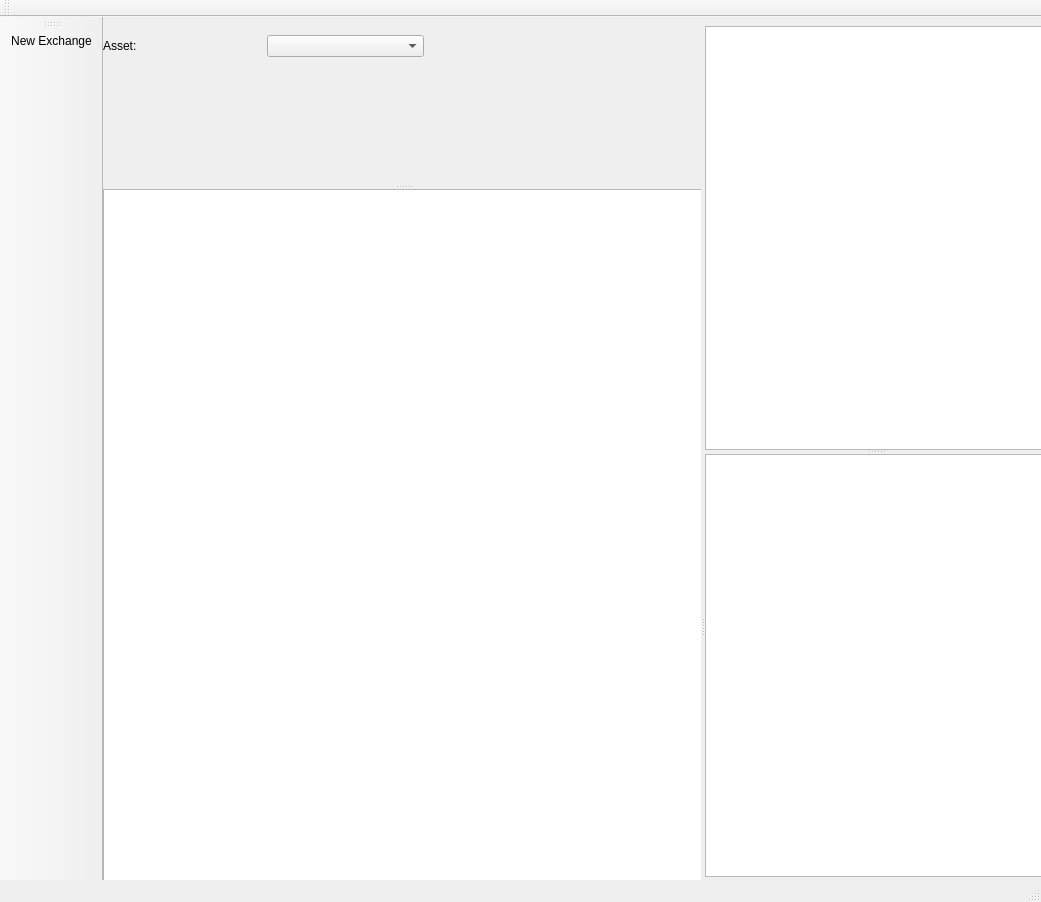
<?xml version="1.0" encoding="UTF-8"?>
<ui version="4.0">
 <class>AtlasXDataClass</class>
 <widget class="QMainWindow" name="AtlasXDataClass">
  <property name="geometry">
   <rect>
    <x>0</x>
    <y>0</y>
    <width>1041</width>
    <height>902</height>
   </rect>
  </property>
  <property name="sizePolicy">
   <sizepolicy hsizetype="Expanding" vsizetype="Expanding">
    <horstretch>0</horstretch>
    <verstretch>0</verstretch>
   </sizepolicy>
  </property>
  <property name="windowTitle">
   <string>MainWindow</string>
  </property>
  <widget class="QWidget" name="centralwidget">
   <property name="sizePolicy">
    <sizepolicy hsizetype="Expanding" vsizetype="Expanding">
     <horstretch>0</horstretch>
     <verstretch>0</verstretch>
    </sizepolicy>
   </property>
   <widget class="QSplitter" name="splitter">
    <property name="geometry">
     <rect>
      <x>0</x>
      <y>9</y>
      <width>1200</width>
      <height>1200</height>
     </rect>
    </property>
    <property name="sizePolicy">
     <sizepolicy hsizetype="Expanding" vsizetype="Expanding">
      <horstretch>1</horstretch>
      <verstretch>1</verstretch>
     </sizepolicy>
    </property>
    <property name="cursor">
     <cursorShape>ArrowCursor</cursorShape>
    </property>
    <property name="orientation">
     <enum>Qt::Horizontal</enum>
    </property>
    <widget class="QWidget" name="widget" native="true">
     <widget class="QWidget" name="gridLayoutWidget_3">
      <property name="geometry">
       <rect>
        <x>0</x>
        <y>0</y>
        <width>321</width>
        <height>41</height>
       </rect>
      </property>
      <layout class="QGridLayout" name="gridLayout_2">
       <item row="0" column="1">
        <widget class="QComboBox" name="asset_combobox"/>
       </item>
       <item row="0" column="0">
        <widget class="QLabel" name="label_3">
         <property name="text">
          <string>Asset:</string>
         </property>
        </widget>
       </item>
      </layout>
     </widget>
     <widget class="QSplitter" name="splitter_2">
      <property name="geometry">
       <rect>
        <x>0</x>
        <y>50</y>
        <width>601</width>
        <height>811</height>
       </rect>
      </property>
      <property name="orientation">
       <enum>Qt::Vertical</enum>
      </property>
      <widget class="QWidget" name="widget_3" native="true"/>
      <widget class="QTableView" name="asset_table_view"/>
     </widget>
    </widget>
    <widget class="QWidget" name="widget_2" native="true">
     <widget class="QSplitter" name="splitter_3">
      <property name="geometry">
       <rect>
        <x>0</x>
        <y>0</y>
        <width>341</width>
        <height>851</height>
       </rect>
      </property>
      <property name="orientation">
       <enum>Qt::Vertical</enum>
      </property>
      <widget class="QTableWidget" name="asset_orders"/>
      <widget class="QTableWidget" name="asset_trades"/>
     </widget>
    </widget>
   </widget>
  </widget>
  <widget class="QStatusBar" name="statusbar"/>
  <widget class="QToolBar" name="exchange_toolbar">
   <property name="windowTitle">
    <string>toolBar</string>
   </property>
   <attribute name="toolBarArea">
    <enum>LeftToolBarArea</enum>
   </attribute>
   <attribute name="toolBarBreak">
    <bool>false</bool>
   </attribute>
   <addaction name="actionNew_Exchange"/>
  </widget>
  <widget class="QToolBar" name="exchange_top_toolbar">
   <property name="windowTitle">
    <string>toolBar</string>
   </property>
   <attribute name="toolBarArea">
    <enum>TopToolBarArea</enum>
   </attribute>
   <attribute name="toolBarBreak">
    <bool>false</bool>
   </attribute>
  </widget>
  <action name="actionNew_Exchange">
   <property name="text">
    <string>New Exchange</string>
   </property>
   <property name="toolTip">
    <string>New Exchange</string>
   </property>
   <property name="menuRole">
    <enum>QAction::NoRole</enum>
   </property>
  </action>
 </widget>
 <resources/>
 <connections/>
</ui>
